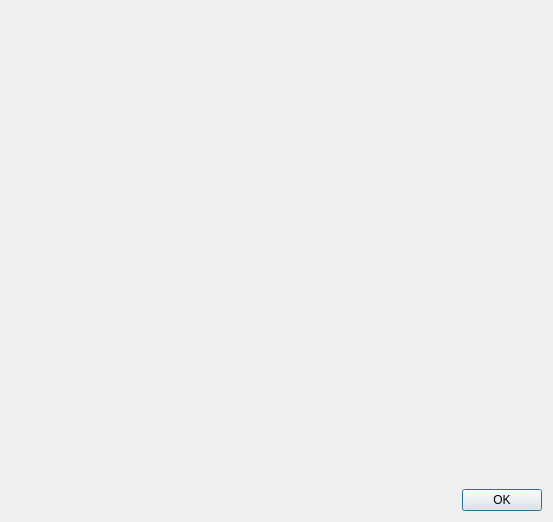
<?xml version="1.0" encoding="UTF-8"?>
<ui version="4.0">
 <class>udg::QAboutDialogBase</class>
 <widget class="QDialog" name="udg::QAboutDialogBase">
  <property name="geometry">
   <rect>
    <x>0</x>
    <y>0</y>
    <width>553</width>
    <height>522</height>
   </rect>
  </property>
  <property name="windowTitle">
   <string>Dialog</string>
  </property>
  <layout class="QGridLayout" name="gridLayout">
   <property name="sizeConstraint">
    <enum>QLayout::SetMinimumSize</enum>
   </property>
   <item row="0" column="0">
    <layout class="QHBoxLayout" name="horizontalLayout_2">
     <property name="sizeConstraint">
      <enum>QLayout::SetMinimumSize</enum>
     </property>
     <item>
      <widget class="QLabel" name="m_starviewerIcon">
       <property name="sizePolicy">
        <sizepolicy hsizetype="Minimum" vsizetype="Preferred">
         <horstretch>0</horstretch>
         <verstretch>0</verstretch>
        </sizepolicy>
       </property>
       <property name="text">
        <string/>
       </property>
       <property name="pixmap">
        <pixmap resource="../main/main.qrc">:/images/starviewer.png</pixmap>
       </property>
       <property name="alignment">
        <set>Qt::AlignLeading|Qt::AlignLeft|Qt::AlignTop</set>
       </property>
      </widget>
     </item>
     <item>
      <layout class="QVBoxLayout" name="verticalLayout">
       <property name="sizeConstraint">
        <enum>QLayout::SetMinimumSize</enum>
       </property>
       <item>
        <widget class="QLabel" name="m_applicationNameLabel">
         <property name="sizePolicy">
          <sizepolicy hsizetype="Expanding" vsizetype="Preferred">
           <horstretch>0</horstretch>
           <verstretch>0</verstretch>
          </sizepolicy>
         </property>
         <property name="text">
          <string/>
         </property>
         <property name="margin">
          <number>9</number>
         </property>
        </widget>
       </item>
       <item>
        <widget class="QLabel" name="m_aboutTextLabel">
         <property name="sizePolicy">
          <sizepolicy hsizetype="Minimum" vsizetype="MinimumExpanding">
           <horstretch>0</horstretch>
           <verstretch>0</verstretch>
          </sizepolicy>
         </property>
         <property name="alignment">
          <set>Qt::AlignLeading|Qt::AlignLeft|Qt::AlignTop</set>
         </property>
         <property name="wordWrap">
          <bool>true</bool>
         </property>
         <property name="margin">
          <number>9</number>
         </property>
        </widget>
       </item>
       <item>
        <layout class="QHBoxLayout" name="horizontalLayout">
         <property name="sizeConstraint">
          <enum>QLayout::SetDefaultConstraint</enum>
         </property>
         <item>
          <widget class="QLabel" name="m_IDILogoLabel">
           <property name="sizePolicy">
            <sizepolicy hsizetype="Fixed" vsizetype="Fixed">
             <horstretch>0</horstretch>
             <verstretch>0</verstretch>
            </sizepolicy>
           </property>
           <property name="text">
            <string/>
           </property>
           <property name="pixmap">
            <pixmap resource="../main/main.qrc">:/images/idiLogoAbout.png</pixmap>
           </property>
           <property name="scaledContents">
            <bool>true</bool>
           </property>
          </widget>
         </item>
         <item>
          <widget class="QLabel" name="label">
           <property name="sizePolicy">
            <sizepolicy hsizetype="Fixed" vsizetype="Fixed">
             <horstretch>0</horstretch>
             <verstretch>0</verstretch>
            </sizepolicy>
           </property>
           <property name="text">
            <string/>
           </property>
           <property name="pixmap">
            <pixmap resource="../main/main.qrc">:/images/gilabLogoAbout.png</pixmap>
           </property>
          </widget>
         </item>
         <item>
          <spacer name="horizontalSpacer">
           <property name="orientation">
            <enum>Qt::Horizontal</enum>
           </property>
           <property name="sizeHint" stdset="0">
            <size>
             <width>40</width>
             <height>20</height>
            </size>
           </property>
          </spacer>
         </item>
        </layout>
       </item>
      </layout>
     </item>
    </layout>
   </item>
   <item row="1" column="0">
    <widget class="QDialogButtonBox" name="buttonBox">
     <property name="autoFillBackground">
      <bool>false</bool>
     </property>
     <property name="orientation">
      <enum>Qt::Horizontal</enum>
     </property>
     <property name="standardButtons">
      <set>QDialogButtonBox::Ok</set>
     </property>
    </widget>
   </item>
  </layout>
 </widget>
 <resources>
  <include location="../main/main.qrc"/>
  <include location="../main/main.qrc"/>
  <include location="../main/main.qrc"/>
 </resources>
 <connections>
  <connection>
   <sender>buttonBox</sender>
   <signal>accepted()</signal>
   <receiver>udg::QAboutDialogBase</receiver>
   <slot>accept()</slot>
   <hints>
    <hint type="sourcelabel">
     <x>248</x>
     <y>254</y>
    </hint>
    <hint type="destinationlabel">
     <x>157</x>
     <y>274</y>
    </hint>
   </hints>
  </connection>
  <connection>
   <sender>buttonBox</sender>
   <signal>rejected()</signal>
   <receiver>udg::QAboutDialogBase</receiver>
   <slot>reject()</slot>
   <hints>
    <hint type="sourcelabel">
     <x>316</x>
     <y>260</y>
    </hint>
    <hint type="destinationlabel">
     <x>286</x>
     <y>274</y>
    </hint>
   </hints>
  </connection>
 </connections>
</ui>
